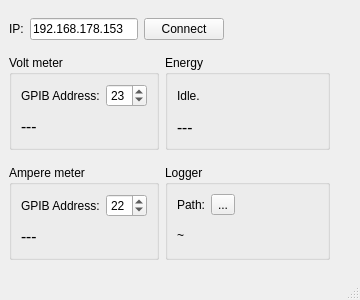
<?xml version="1.0" encoding="UTF-8"?>
<ui version="4.0">
 <class>MainWindow</class>
 <widget class="QMainWindow" name="MainWindow">
  <property name="geometry">
   <rect>
    <x>0</x>
    <y>0</y>
    <width>360</width>
    <height>300</height>
   </rect>
  </property>
  <property name="maximumSize">
   <size>
    <width>360</width>
    <height>300</height>
   </size>
  </property>
  <property name="windowTitle">
   <string>Scuderia Cell Test</string>
  </property>
  <widget class="QWidget" name="centralwidget">
   <layout class="QGridLayout" name="gridLayout_3">
    <item row="0" column="0" colspan="2">
     <layout class="QHBoxLayout" name="horizontalLayout">
      <item>
       <widget class="QLabel" name="label">
        <property name="text">
         <string>IP:</string>
        </property>
       </widget>
      </item>
      <item>
       <widget class="QLineEdit" name="leIp">
        <property name="text">
         <string>192.168.178.153</string>
        </property>
       </widget>
      </item>
      <item>
       <widget class="QPushButton" name="btnConnect">
        <property name="text">
         <string>Connect</string>
        </property>
       </widget>
      </item>
     </layout>
    </item>
    <item row="0" column="2">
     <spacer name="horizontalSpacer">
      <property name="orientation">
       <enum>Qt::Horizontal</enum>
      </property>
      <property name="sizeHint" stdset="0">
       <size>
        <width>95</width>
        <height>20</height>
       </size>
      </property>
     </spacer>
    </item>
    <item row="1" column="0">
     <widget class="QGroupBox" name="groupBox">
      <property name="maximumSize">
       <size>
        <width>165</width>
        <height>95</height>
       </size>
      </property>
      <property name="title">
       <string>Volt meter</string>
      </property>
      <layout class="QGridLayout" name="gridLayout">
       <item row="0" column="0">
        <layout class="QHBoxLayout" name="horizontalLayout_2">
         <item>
          <widget class="QLabel" name="label_2">
           <property name="text">
            <string>GPIB Address:</string>
           </property>
          </widget>
         </item>
         <item>
          <widget class="QSpinBox" name="gpibAddVolt">
           <property name="value">
            <number>23</number>
           </property>
          </widget>
         </item>
        </layout>
       </item>
       <item row="1" column="0">
        <widget class="QLabel" name="valueVolt">
         <property name="font">
          <font>
           <family>Ubuntu Mono</family>
           <pointsize>12</pointsize>
          </font>
         </property>
         <property name="text">
          <string>---</string>
         </property>
        </widget>
       </item>
      </layout>
     </widget>
    </item>
    <item row="1" column="1" colspan="2">
     <widget class="QGroupBox" name="groupBox_3">
      <property name="maximumSize">
       <size>
        <width>165</width>
        <height>95</height>
       </size>
      </property>
      <property name="title">
       <string>Energy</string>
      </property>
      <layout class="QGridLayout" name="gridLayout_5">
       <item row="0" column="0">
        <widget class="QLabel" name="lStatus">
         <property name="text">
          <string>Idle.</string>
         </property>
        </widget>
       </item>
       <item row="1" column="0">
        <widget class="QLabel" name="lEnergy">
         <property name="font">
          <font>
           <family>Ubuntu Mono</family>
           <pointsize>12</pointsize>
          </font>
         </property>
         <property name="text">
          <string>---</string>
         </property>
        </widget>
       </item>
      </layout>
     </widget>
    </item>
    <item row="2" column="0">
     <widget class="QGroupBox" name="groupBox_2">
      <property name="maximumSize">
       <size>
        <width>165</width>
        <height>95</height>
       </size>
      </property>
      <property name="title">
       <string>Ampere meter</string>
      </property>
      <layout class="QGridLayout" name="gridLayout_2">
       <item row="0" column="0">
        <layout class="QHBoxLayout" name="horizontalLayout_3">
         <item>
          <widget class="QLabel" name="label_3">
           <property name="text">
            <string>GPIB Address:</string>
           </property>
          </widget>
         </item>
         <item>
          <widget class="QSpinBox" name="gpibAddAmp">
           <property name="value">
            <number>22</number>
           </property>
          </widget>
         </item>
        </layout>
       </item>
       <item row="1" column="0">
        <widget class="QLabel" name="valueAmp">
         <property name="font">
          <font>
           <family>Ubuntu Mono</family>
           <pointsize>12</pointsize>
          </font>
         </property>
         <property name="text">
          <string>---</string>
         </property>
        </widget>
       </item>
      </layout>
     </widget>
    </item>
    <item row="2" column="1" colspan="2">
     <widget class="QGroupBox" name="groupBox_4">
      <property name="maximumSize">
       <size>
        <width>165</width>
        <height>95</height>
       </size>
      </property>
      <property name="title">
       <string>Logger</string>
      </property>
      <layout class="QGridLayout" name="gridLayout_4">
       <item row="1" column="0">
        <widget class="QLabel" name="logfilePath">
         <property name="text">
          <string>~</string>
         </property>
        </widget>
       </item>
       <item row="0" column="0">
        <layout class="QHBoxLayout" name="horizontalLayout_4">
         <item>
          <widget class="QLabel" name="label_6">
           <property name="text">
            <string>Path:</string>
           </property>
          </widget>
         </item>
         <item>
          <widget class="QToolButton" name="btnSelectPath">
           <property name="text">
            <string>...</string>
           </property>
          </widget>
         </item>
         <item>
          <spacer name="horizontalSpacer_2">
           <property name="orientation">
            <enum>Qt::Horizontal</enum>
           </property>
           <property name="sizeHint" stdset="0">
            <size>
             <width>40</width>
             <height>20</height>
            </size>
           </property>
          </spacer>
         </item>
        </layout>
       </item>
      </layout>
     </widget>
    </item>
   </layout>
  </widget>
  <widget class="QMenuBar" name="menubar">
   <property name="geometry">
    <rect>
     <x>0</x>
     <y>0</y>
     <width>360</width>
     <height>20</height>
    </rect>
   </property>
  </widget>
  <widget class="QStatusBar" name="statusbar"/>
 </widget>
 <resources/>
 <connections/>
</ui>
